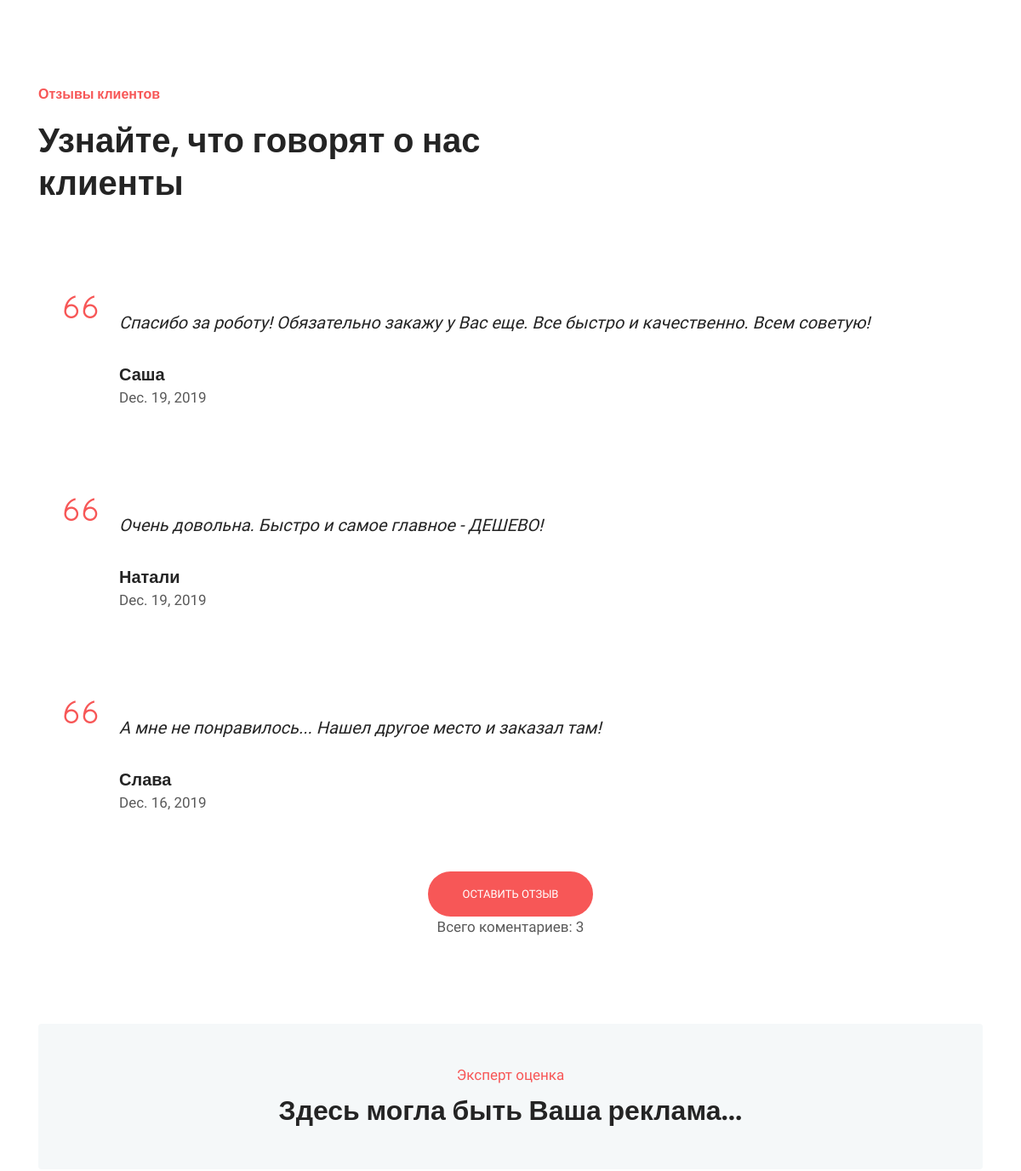
Before: / (middle part) with the older database file.
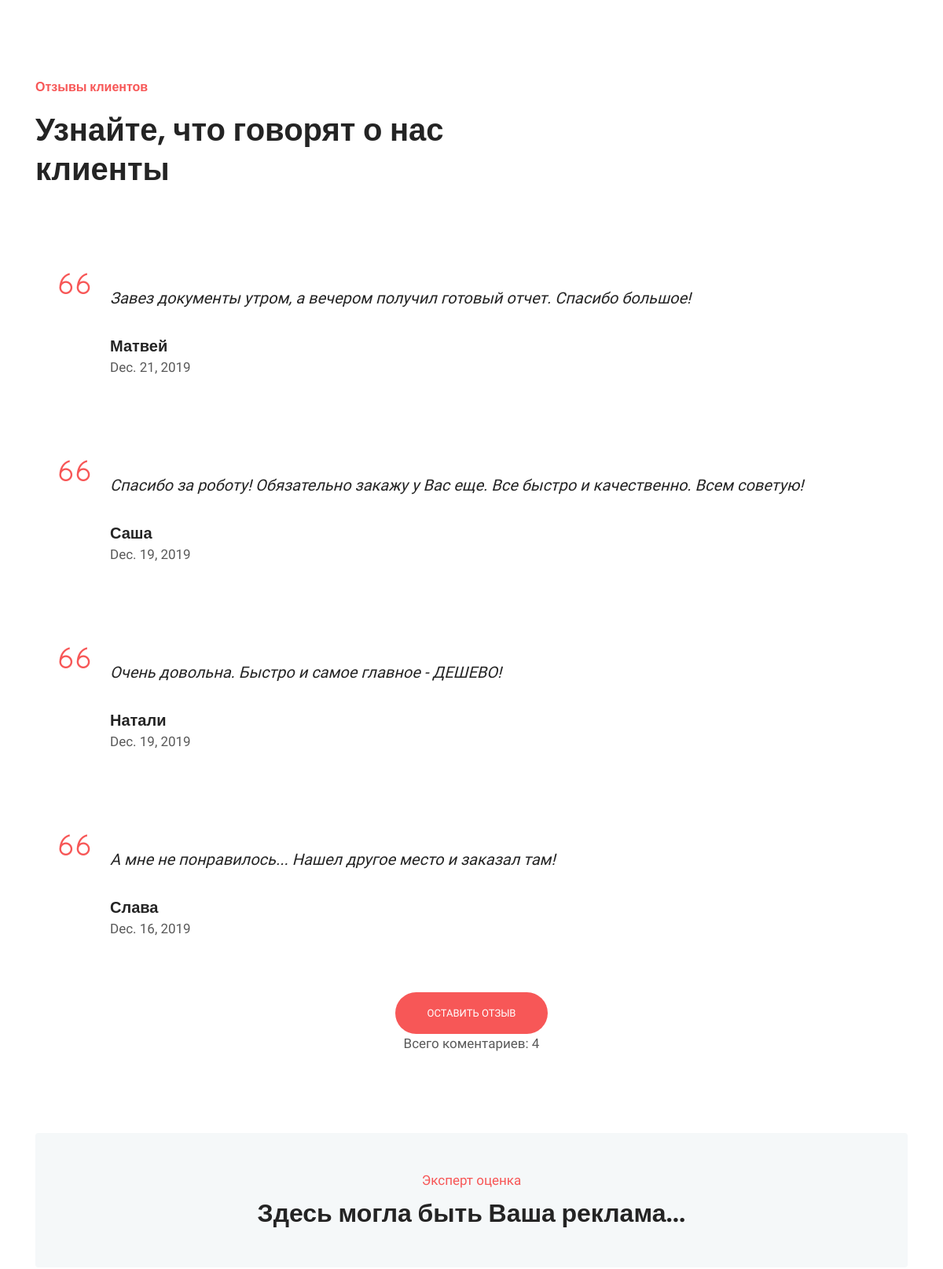
After: the same page with the newer database file.
### mainApp/models.py (models this page shows, shortened)
class Comment(models.Model):
    name = models.CharField(max_length=50)
    message = models.TextField(max_length=100)
    published = models.BooleanField(default=False)
    datetime = models.DateField(auto_now_add=True)

### mainApp/views.py (the view)
# urls.py: path('', views.index, name='home'),
def index(request):
    comments = Comment.objects.filter(published=True).order_by('-datetime')
    amount = Comment.objects.filter(published=True).count()
    return render(request, 'index.html', {'comments':comments, 'amount': amount})

### templates/index.html (shortened to what this page needs)
{% load static %}
<!doctype html>
{% include 'head.html' %}
<body>
<div class="main-wrapper ">
<section class="section testimonial">
	<div class="container">
		<div class="row">
			<div class="col-lg-7 ">
				<div class="section-title">
					<span class="h6 text-color">Отзывы клиентов</span>
					<h2 class="mt-3 content-title">Узнайте, что говорят о нас клиенты</h2>
				</div>
			</div>
		</div>
	</div>
	<div class="container">
		<div class="testimonial-wrap">
			{% for comment in comments %}
			<div class="testimonial-item position-relative">
				<i class="ti-quote-left text-color"></i>
				<div class="testimonial-item-content">
					<p class="testimonial-text">{{ comment.message }}</p>
					<div class="testimonial-author">
						<h5 class="mb-0 text-capitalize">{{ comment.name }}</h5>
						<p>{{ comment.datetime }}</p>
					</div>
				</div>
			</div>
			{% endfor %}
		</div>
	</div>
	<div class="block text-center">
		<a href="{% url 'comment' %}" target="_blank" class="btn btn-main animated fadeInUp btn-round-full">Оставить отзыв</a>
	</div>
	<div class="block text-center">
		<span>Всего коментариев: {{ amount }}</span>
	</div>
</section>
{% include 'footer.html' %}
</body>
</html>

Changed rows visible on the page:
added Comment: message "Завез документы утром, а вечером получил готовый отчет. Спасибо большое!", name "Матвей", datetime "Dec. 21, 2019"
Other visible differences:
{{ amount }}: "3" → "4"
